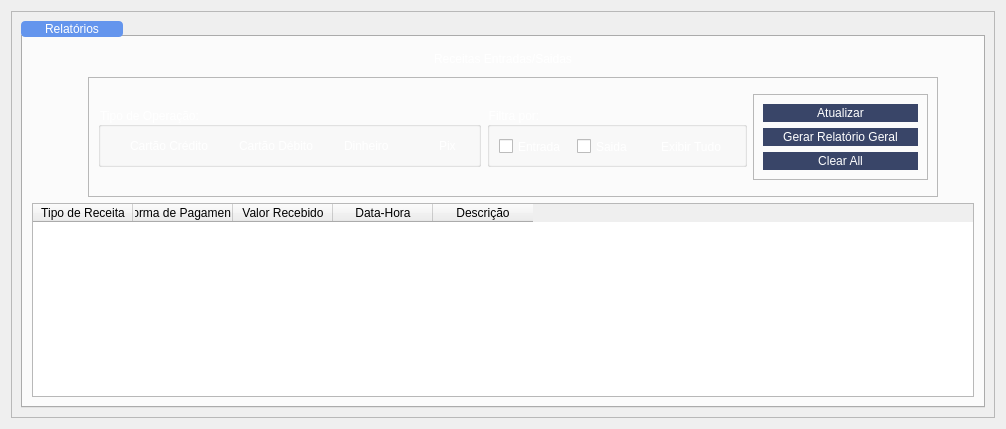
      <widget class="QWidget" name="widget_5">
       <attribute name="icon">
        <iconset resource="Resource.qrc">
         <normaloff>:/new/img/img (51).png</normaloff>:/new/img/img (51).png</iconset>
       </attribute>
       <attribute name="title">
        <string>Financeiro</string>
       </attribute>
       <layout class="QGridLayout" name="gridLayout_28">
        <item row="0" column="0">
         <widget class="QFrame" name="frame_6">
          <property name="frameShape">
           <enum>QFrame::Shape::StyledPanel</enum>
          </property>
          <property name="frameShadow">
           <enum>QFrame::Shadow::Raised</enum>
          </property>
          <layout class="QGridLayout" name="gridLayout_27">
           <item row="0" column="0">
            <widget class="QTabWidget" name="tabWidget">
             <property name="styleSheet">
              <string notr="true">QTabBar::tab {
background-color: rgb(80, 81, 82);
color: rgb(255, 255, 255);
font: 700 10pt &quot;Arial&quot;;
 border-radius: 4px;
 min-width: 100px;
 padding: 1px;
                         }

QTabBar::tab:selected {
	background-color: rgb(100, 149, 237);
	border-color: rgb(80, 81, 82);
	color: rgb(255, 255, 255);

}
                         </string>
             </property>
             <property name="currentIndex">
              <number>0</number>
             </property>
             <widget class="QWidget" name="tab">
              <attribute name="title">
               <string>Relatórios</string>
              </attribute>
              <layout class="QGridLayout" name="gridLayout_15">
               <item row="0" column="0" colspan="3">
                <widget class="QLabel" name="label_9">
                 <property name="minimumSize">
                  <size>
                   <width>0</width>
                   <height>25</height>
                  </size>
                 </property>
                 <property name="maximumSize">
                  <size>
                   <width>16777215</width>
                   <height>25</height>
                  </size>
                 </property>
                 <property name="styleSheet">
                  <string notr="true">background: transparent;
font: 700 16pt &quot;Segoe UI&quot;;
color: rgb(255, 255, 255);

</string>
                 </property>
                 <property name="text">
                  <string>Receitas Entradas/Saidas</string>
                 </property>
                 <property name="alignment">
                  <set>Qt::AlignmentFlag::AlignCenter</set>
                 </property>
                </widget>
               </item>
               <item row="1" column="0">
                <spacer name="horizontalSpacer_3">
                 <property name="orientation">
                  <enum>Qt::Orientation::Horizontal</enum>
                 </property>
                 <property name="sizeHint" stdset="0">
                  <size>
                   <width>50</width>
                   <height>20</height>
                  </size>
                 </property>
                </spacer>
               </item>
               <item row="1" column="1">
                <widget class="QFrame" name="frame_9">
                 <property name="minimumSize">
                  <size>
                   <width>850</width>
                   <height>120</height>
                  </size>
                 </property>
                 <property name="maximumSize">
                  <size>
                   <width>850</width>
                   <height>120</height>
                  </size>
                 </property>
                 <property name="frameShape">
                  <enum>QFrame::Shape::StyledPanel</enum>
                 </property>
                 <property name="frameShadow">
                  <enum>QFrame::Shadow::Raised</enum>
                 </property>
                 <layout class="QGridLayout" name="gridLayout_24">
                  <item row="0" column="1">
                   <widget class="QGroupBox" name="groupBox_7">
                    <property name="maximumSize">
                     <size>
                      <width>260</width>
                      <height>60</height>
                     </size>
                    </property>
                    <property name="styleSheet">
                     <string notr="true">color: rgb(255, 255, 255);
font: 700 9pt &quot;Segoe UI&quot;;</string>
                    </property>
                    <property name="title">
                     <string>Filtra por:</string>
                    </property>
                    <widget class="QCheckBox" name="checkBox_saidas">
                     <property name="geometry">
                      <rect>
                       <x>90</x>
                       <y>31</y>
                       <width>58</width>
                       <height>17</height>
                      </rect>
                     </property>
                     <property name="styleSheet">
                      <string notr="true">color: rgb(255, 255, 255);
font: 700 10pt &quot;Segoe UI&quot;;</string>
                     </property>
                     <property name="text">
                      <string>Saida</string>
                     </property>
                    </widget>
                    <widget class="QCheckBox" name="checkBox_entradas">
                     <property name="geometry">
                      <rect>
                       <x>12</x>
                       <y>31</y>
                       <width>72</width>
                       <height>17</height>
                      </rect>
                     </property>
                     <property name="styleSheet">
                      <string notr="true">color: rgb(255, 255, 255);
font: 700 10pt &quot;Segoe UI&quot;;</string>
                     </property>
                     <property name="text">
                      <string>Entrada</string>
                     </property>
                    </widget>
                    <widget class="QRadioButton" name="radioButton_tudo">
                     <property name="geometry">
                      <rect>
                       <x>154</x>
                       <y>31</y>
                       <width>94</width>
                       <height>17</height>
                      </rect>
                     </property>
                     <property name="maximumSize">
                      <size>
                       <width>110</width>
                       <height>16777215</height>
                      </size>
                     </property>
                     <property name="styleSheet">
                      <string notr="true">QRadioButton {
	background: transparent;
	font: 700 10pt &quot;Segoe UI&quot;;
	color: rgb(255, 255, 255);
}
</string>
                     </property>
                     <property name="text">
                      <string>Exibir Tudo</string>
                     </property>
                    </widget>
                   </widget>
                  </item>
                  <item row="0" column="2">
                   <widget class="QFrame" name="frame_4">
                    <property name="maximumSize">
                     <size>
                      <width>175</width>
                      <height>107</height>
                     </size>
                    </property>
                    <property name="frameShape">
                     <enum>QFrame::Shape::StyledPanel</enum>
                    </property>
                    <property name="frameShadow">
                     <enum>QFrame::Shadow::Raised</enum>
                    </property>
                    <layout class="QGridLayout" name="gridLayout_14">
                     <item row="0" column="0">
                      <widget class="QPushButton" name="btn_atualizar_receitas">
                       <property name="styleSheet">
                        <string notr="true">    QPushButton {
        background-color: #394568;
        border: 2px solid #394568;
        border-radius: 10px;
        font: 700 10pt &quot;Segoe UI&quot;;
		color: rgb(255, 255, 255);
    }
    QPushButton:hover {
        background-color: #44537c;
    }
    QPushButton:pressed {
        background-color: #2c3650;
    }

</string>
                       </property>
                       <property name="text">
                        <string>Atualizar</string>
                       </property>
                      </widget>
                     </item>
                     <item row="1" column="0">
                      <widget class="QPushButton" name="btn_relatorio_geral">
                       <property name="styleSheet">
                        <string notr="true">    QPushButton {
        background-color: #394568;
        border: 2px solid #394568;
        border-radius: 10px;
        font: 700 10pt &quot;Segoe UI&quot;;
		color: rgb(255, 255, 255);
    }
    QPushButton:hover {
        background-color: #44537c;
    }
    QPushButton:pressed {
        background-color: #2c3650;
    }

</string>
                       </property>
                       <property name="text">
                        <string>Gerar Relatório Geral</string>
                       </property>
                      </widget>
                     </item>
                     <item row="2" column="0">
                      <widget class="QPushButton" name="btn_clear_all">
                       <property name="styleSheet">
                        <string notr="true">    QPushButton {
        background-color: #394568;
        border: 2px solid #394568;
        border-radius: 10px;
        font: 700 10pt &quot;Segoe UI&quot;;
		color: rgb(255, 255, 255);
    }
    QPushButton:hover {
        background-color: #44537c;
    }
    QPushButton:pressed {
        background-color: #2c3650;
    }

</string>
                       </property>
                       <property name="text">
                        <string>Clear All</string>
                       </property>
                      </widget>
                     </item>
                    </layout>
                   </widget>
                  </item>
                  <item row="0" column="0">
                   <widget class="QGroupBox" name="groupBox_8">
                    <property name="maximumSize">
                     <size>
                      <width>390</width>
                      <height>60</height>
                     </size>
                    </property>
                    <property name="styleSheet">
                     <string notr="true">color: rgb(255, 255, 255);
font: 700 9pt &quot;Segoe UI&quot;;</string>
                    </property>
                    <property name="title">
                     <string>Tipo de Operação:</string>
                    </property>
                    <layout class="QGridLayout" name="gridLayout_22">
                     <item row="0" column="0">
                      <widget class="QRadioButton" name="radioButton_c_credito">
                       <property name="maximumSize">
                        <size>
                         <width>135</width>
                         <height>23</height>
                        </size>
                       </property>
                       <property name="styleSheet">
                        <string notr="true">QRadioButton {
	background: transparent;
	font: 700 10pt &quot;Segoe UI&quot;;
	color: rgb(255, 255, 255);
}
</string>
                       </property>
                       <property name="text">
                        <string>Cartão Crédito</string>
                       </property>
                      </widget>
                     </item>
                     <item row="0" column="1">
                      <widget class="QRadioButton" name="radioButton_c_debito">
                       <property name="maximumSize">
                        <size>
                         <width>131</width>
                         <height>23</height>
                        </size>
                       </property>
                       <property name="styleSheet">
                        <string notr="true">QRadioButton {
	background: transparent;
	font: 700 10pt &quot;Segoe UI&quot;;
	color: rgb(255, 255, 255);
}
</string>
                       </property>
                       <property name="text">
                        <string>Cartão Débito</string>
                       </property>
                      </widget>
                     </item>
                     <item row="0" column="2">
                      <widget class="QRadioButton" name="radioButton_dinheiro">
                       <property name="maximumSize">
                        <size>
                         <width>90</width>
                         <height>23</height>
                        </size>
                       </property>
                       <property name="styleSheet">
                        <string notr="true">QRadioButton {
	background: transparent;
	font: 700 10pt &quot;Segoe UI&quot;;
	color: rgb(255, 255, 255);
}
</string>
                       </property>
                       <property name="text">
                        <string>Dinheiro</string>
                       </property>
                      </widget>
                     </item>
                     <item row="0" column="3">
                      <widget class="QRadioButton" name="radioButton_pix">
                       <property name="maximumSize">
                        <size>
                         <width>50</width>
                         <height>16777215</height>
                        </size>
                       </property>
                       <property name="styleSheet">
                        <string notr="true">QRadioButton {
	background: transparent;
	font: 700 10pt &quot;Segoe UI&quot;;
	color: rgb(255, 255, 255);
}
</string>
                       </property>
                       <property name="text">
                        <string>Pix</string>
                       </property>
                      </widget>
                     </item>
                    </layout>
                   </widget>
                  </item>
                 </layout>
                </widget>
               </item>
               <item row="1" column="2">
                <spacer name="horizontalSpacer_4">
                 <property name="orientation">
                  <enum>Qt::Orientation::Horizontal</enum>
                 </property>
                 <property name="sizeHint" stdset="0">
                  <size>
                   <width>30</width>
                   <height>20</height>
                  </size>
                 </property>
                </spacer>
               </item>
               <item row="2" column="0" colspan="3">
                <widget class="QTableWidget" name="tableWidget_relatorio_entradas">
                 <property name="font">
                  <font>
                   <pointsize>9</pointsize>
                  </font>
                 </property>
                 <column>
                  <property name="text">
                   <string>Tipo de Receita</string>
                  </property>
                 </column>
                 <column>
                  <property name="text">
                   <string>Forma de Pagamento</string>
                  </property>
                 </column>
                 <column>
                  <property name="text">
                   <string>Valor Recebido</string>
                  </property>
                 </column>
                 <column>
                  <property name="text">
                   <string>Data-Hora</string>
                  </property>
                 </column>
                 <column>
                  <property name="text">
                   <string>Descrição</string>
                  </property>
                 </column>
                </widget>
               </item>
              </layout>
             </widget>
            </widget>
           </item>
          </layout>
         </widget>
        </item>
       </layout>
      </widget>
